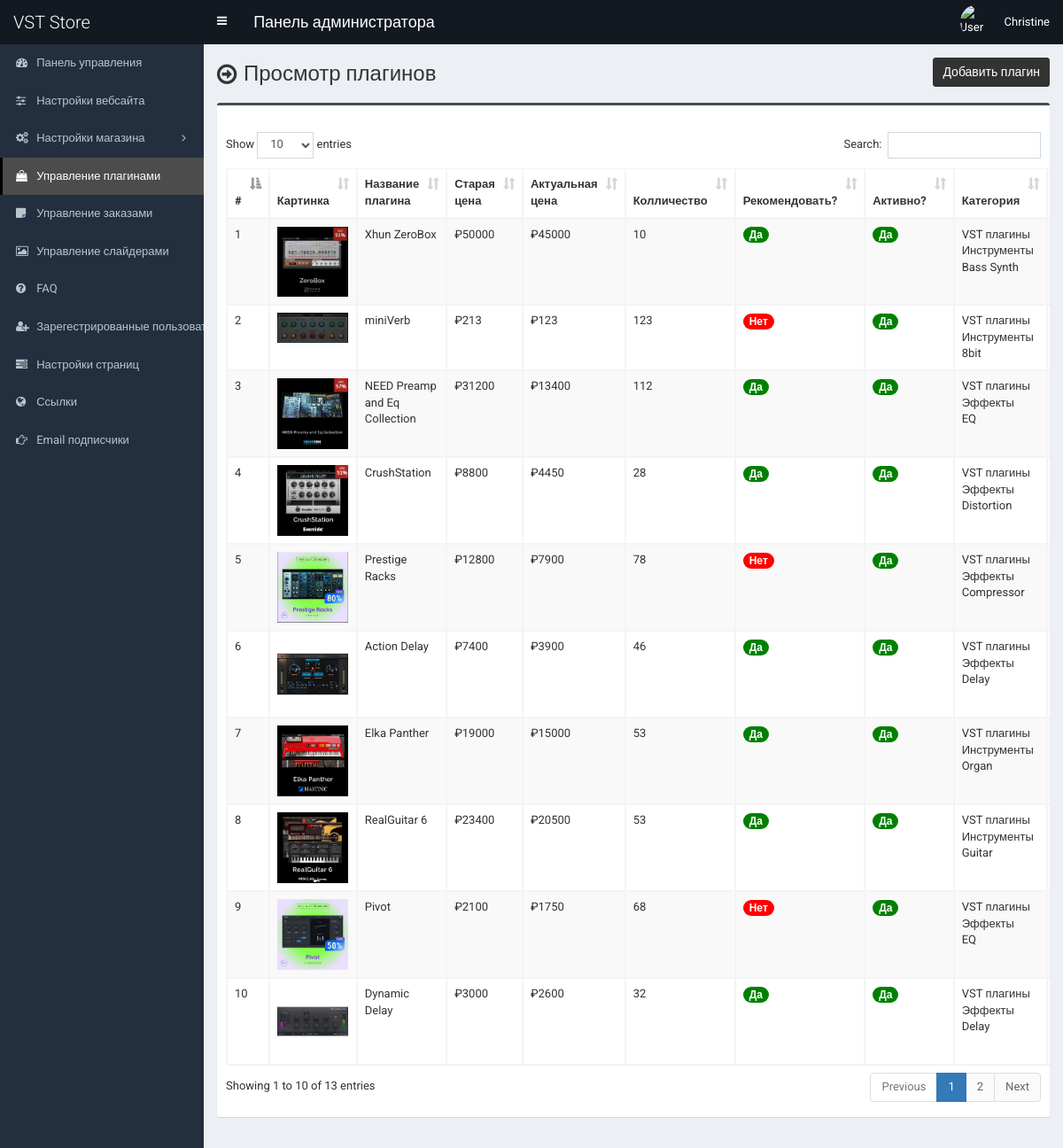
Screenshot of /admin/product.php (signed in) with the database file from the repository.
### tables this page shows
CREATE TABLE `tbl_product` (
  `p_id` int NOT NULL,
  `p_name` varchar(255) NOT NULL,
  `p_old_price` varchar(10) NOT NULL,
  `p_current_price` varchar(10) NOT NULL,
  `p_qty` int NOT NULL,
  `p_featured_photo` varchar(255) NOT NULL,
  `p_description` text NOT NULL,
  `p_short_description` text NOT NULL,
  `p_system_require` text NOT NULL,
  `p_total_view` int NOT NULL,
  `p_is_featured` int NOT NULL,
  `p_is_active` int NOT NULL,
  `ecat_id` int NOT NULL
);

CREATE TABLE `tbl_top_category` (
  `tcat_id` int NOT NULL,
  `tcat_name` varchar(255) NOT NULL,
  `show_on_menu` int NOT NULL
);

CREATE TABLE `tbl_mid_category` (
  `mcat_id` int NOT NULL,
  `mcat_name` varchar(255) NOT NULL,
  `tcat_id` int NOT NULL
);

CREATE TABLE `tbl_end_category` (
  `ecat_id` int NOT NULL,
  `ecat_name` varchar(255) NOT NULL,
  `mcat_id` int NOT NULL
);

### admin/product.php (the view, shortened to what this page needs)
<?php require_once('header.php'); ?>
<section class="content-header">
	<div class="content-header-left">
		<h1>Просмотр плагинов</h1>
	</div>
	<div class="content-header-right">
		<a href="product-add.php" class="btn btn-primary btn-sm">Добавить плагин</a>
	</div>
</section>
<section class="content">
	<div class="row">
		<div class="col-md-12">
			<div class="box box-info">
				<div class="box-body table-responsive">
					<table id="example1" class="table table-bordered table-hover table-striped">
					<thead class="thead-dark">
							<tr>
								<th width="10">#</th>
								<th>Картинка</th>
								<th width="160">Название плагина</th>
								<th width="60">Старая цена</th>
								<th width="60">Актуальная цена</th>
								<th width="60">Колличество</th>
								<th>Рекомендовать?</th>
								<th>Активно?</th>
								<th>Категория</th>
								<th width="80">Действие</th>
							</tr>
						</thead>
						<tbody>
							<?php
							$i=0;
							$statement = $pdo->prepare("SELECT
														t1.p_id,
														t1.p_name,
														t1.p_old_price,
														t1.p_current_price,
														t1.p_qty,
														t1.p_featured_photo,
														t1.p_is_featured,
														t1.p_is_active,
														t1.ecat_id,
														t2.ecat_id,
														t2.ecat_name,
														t3.mcat_id,
														t3.mcat_name,
														t4.tcat_id,
														t4.tcat_name
							                           	FROM tbl_product t1
							                           	JOIN tbl_end_category t2
							                           	ON t1.ecat_id = t2.ecat_id
							                           	JOIN tbl_mid_category t3
							                           	ON t2.mcat_id = t3.mcat_id
							                           	JOIN tbl_top_category t4
							                           	ON t3.tcat_id = t4.tcat_id
							                           	ORDER BY t1.p_id DESC
							                           	");
							$statement->execute();
							$result = $statement->fetchAll(PDO::FETCH_ASSOC);
							foreach ($result as $row) {
								$i++;
								?>
								<tr>
									<td><?php echo $i; ?></td>
									<td style="width:81px;"><img src="../assets/uploads/<?php echo $row['p_featured_photo']; ?>" alt="<?php echo $row['p_name']; ?>" style="width:80px;"></td>
									<td><?php echo $row['p_name']; ?></td>
									<td>₽<?php echo $row['p_old_price']; ?></td>
									<td>₽<?php echo $row['p_current_price']; ?></td>
									<td><?php echo $row['p_qty']; ?></td>
									<td>
										<?php if($row['p_is_featured'] == 1) {echo '<span class="badge badge-success" style="background-color:green;">Да</span>';} else {echo '<span class="badge badge-success" style="background-color:red;">Нет</span>';} ?>
									</td>
									<td>
										<?php if($row['p_is_active'] == 1) {echo '<span class="badge badge-success" style="background-color:green;">Да</span>';} else {echo '<span class="badge badge-danger" style="background-color:red;">Нет</span>';} ?>
									</td>
									<td><?php echo $row['tcat_name']; ?><br><?php echo $row['mcat_name']; ?><br><?php echo $row['ecat_name']; ?></td>
									<td>
									</td>
								</tr>
								<?php
							}
							?>
						</tbody>
					</table>
				</div>
			</div>
		</div>
	</div>
</section>
<?php require_once('footer.php'); ?>

### admin/style.css (style rules this page uses)
body { font-size: 13px; font-family: "Roboto", sans-serif; }
.content-header > h1, .content-header .content-header-left h1 { font-family: "Roboto", sans-serif; }
.box-info { padding-top: 20px; }
.content-header { overflow: hidden; }
.content-header .content-header-left { float: left; padding-top: 5px; }
.content-header .content-header-right { float: right; }
.content-header .content-header-left h1 { margin-top: 0; margin-bottom: 0; padding-left: 30px; padding-bottom: 5px; font-size: 24px; position: relative; }
.content-header .content-header-left h1:before { position: absolute; top: 0; left: 0; font-family: "FontAwesome", sans-serif; font-size: 26px; content: "\f18e"; }
.content-header .content-header-right a { position: relative; font-size: 14px; }
.box.box-info { border-top-color: #4c4c4c; }
.content-header .content-header-right a { background-color: #333333; border-color: #333333; }

### rows the page displays
tbl_product: p_featured_photo (picture), p_name "Xhun ZeroBox", p_old_price "50000", p_current_price "45000", p_qty "10", p_is_featured "Да", p_is_active "Да", tbl_top_category.tcat_name "VST плагины", tbl_mid_category.mcat_name "Инструменты", ecat.ecat_name "Bass Synth"
tbl_product: p_featured_photo (picture), p_name "miniVerb", p_old_price "213", p_current_price "123", p_qty "123", p_is_featured "Нет", p_is_active "Да", tbl_top_category.tcat_name "VST плагины", tbl_mid_category.mcat_name "Инструменты", ecat.ecat_name "8bit"
tbl_product: p_featured_photo (picture), p_name "NEED Preamp and Eq Collection", p_old_price "31200", p_current_price "13400", p_qty "112", p_is_featured "Да", p_is_active "Да", tbl_top_category.tcat_name "VST плагины", tbl_mid_category.mcat_name "Эффекты", ecat.ecat_name "EQ"
tbl_product: p_featured_photo (picture), p_name "CrushStation", p_old_price "8800", p_current_price "4450", p_qty "28", p_is_featured "Да", p_is_active "Да", tbl_top_category.tcat_name "VST плагины", tbl_mid_category.mcat_name "Эффекты", ecat.ecat_name "Distortion"
tbl_product: p_featured_photo (picture), p_name "Prestige Racks", p_old_price "12800", p_current_price "7900", p_qty "78", p_is_featured "Нет", p_is_active "Да", tbl_top_category.tcat_name "VST плагины", tbl_mid_category.mcat_name "Эффекты", ecat.ecat_name "Compressor"
tbl_product: p_featured_photo (picture), p_name "Action Delay", p_old_price "7400", p_current_price "3900", p_qty "46", p_is_featured "Да", p_is_active "Да", tbl_top_category.tcat_name "VST плагины", tbl_mid_category.mcat_name "Эффекты", ecat.ecat_name "Delay"
tbl_product: p_featured_photo (picture), p_name "Elka Panther", p_old_price "19000", p_current_price "15000", p_qty "53", p_is_featured "Да", p_is_active "Да", tbl_top_category.tcat_name "VST плагины", tbl_mid_category.mcat_name "Инструменты", ecat.ecat_name "Organ"
tbl_product: p_featured_photo (picture), p_name "RealGuitar 6", p_old_price "23400", p_current_price "20500", p_qty "53", p_is_featured "Да", p_is_active "Да", tbl_top_category.tcat_name "VST плагины", tbl_mid_category.mcat_name "Инструменты", ecat.ecat_name "Guitar"
tbl_product: p_featured_photo (picture), p_name "Pivot", p_old_price "2100", p_current_price "1750", p_qty "68", p_is_featured "Нет", p_is_active "Да", tbl_top_category.tcat_name "VST плагины", tbl_mid_category.mcat_name "Эффекты", ecat.ecat_name "EQ"
tbl_product: p_featured_photo (picture), p_name "Dynamic Delay", p_old_price "3000", p_current_price "2600", p_qty "32", p_is_featured "Да", p_is_active "Да", tbl_top_category.tcat_name "VST плагины", tbl_mid_category.mcat_name "Эффекты", ecat.ecat_name "Delay"

### other values shown
$_SESSION['user']['full_name'] "Christine"
